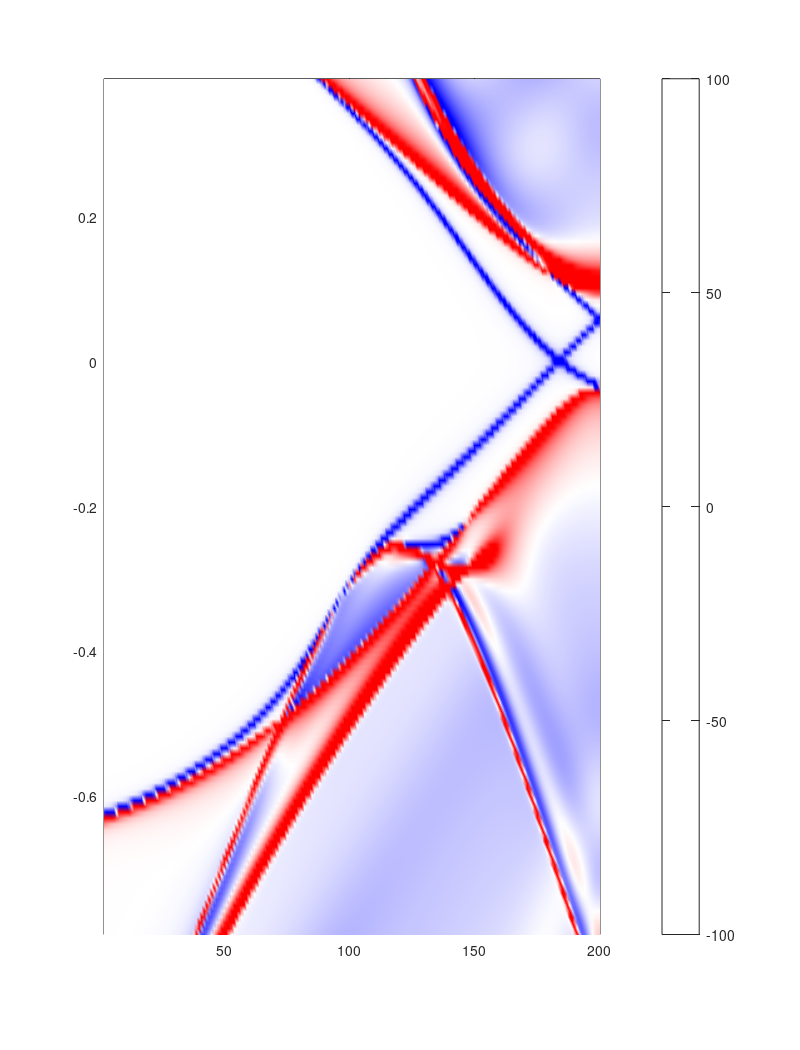

This chart was generated by the following MATLAB code: (Note: this script raises an error after producing the figure.)
%% Plotting %%
% Ef = 5.3384;
load Ek.mat

w    = 10;      % weight for the intensity of the spectrum
Name = 'SnTe [001]';
cax  = [-100 100]; % the range of the color map


ncolor = 1e4;
map      = [[linspace(1,1,ncolor)' linspace(0,1,ncolor)' linspace(0,1,ncolor)'];...
            [linspace(1,0,ncolor)' linspace(1,0,ncolor)' linspace(1,1,ncolor)']]; 
figure('position',[150 0 850 660],'paperposition',[0.25 0.25 8 10.5],...
       'papertype','usletter','numbertitle','off',...
       'PaperPositionMode','manual','paperorientation','portrait',...
       'color','w');
%pcolor(KK(2:end-1,2:end),EE(2:end-1,2:end)-Ef,...
%       ((SSz(2:end-1,2:end)*w))/pi),shading interp;
pcolor(KK(2:end-1,2:end),EE(2:end-1,2:end)-Ef,...
        (((As(2:end-1,2:end)-Ab(2:end-1,2:end))*w))/pi),shading interp;
colormap(map);
caxis(cax);
colorbar('Ticks',cax,'TickLabels',{'bulk','surface'});
box on

title(Name)
ylabel('\bf{Energy (eV)}','FontSize',24,'interpreter','LaTex');

ax = gca;
ax.FontSize   = 20;
ax.FontWeight = 'bold';
ax.TickLength = [0.02 0.02];
ax.XTick      = [2 Nk 2*Nk];
ax.XTickLabel = {'$\Gamma$' 'X' 'M'};
ax.LineWidth  = 2;
ax.TickLabelInterpreter='latex';
%ax.ytick([-1:0.01:1])